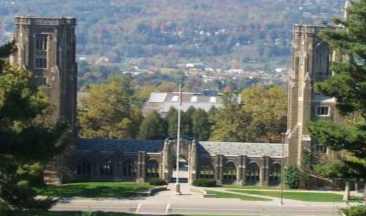
#> input picture img.ppm, 366 x 216 px
$ python from_img.py ../img.ppm   (older library calls are emulated)
#> lines starting #> are read from the running program, lines starting #| are printed output that depends on the picture
### circle detection/radsym.py
import math
import numpy as np
import cv2
import time

class RadSymTransform(object):
	def __init__(self, ray: int, minval: float = 0, maxval: float = 255):
		self.ray = ray
		self.minval = minval
		self.maxval = maxval

	def __call__(self, image):
		dx = cv2.Sobel(image, cv2.CV_16S, 1, 0, ksize=3, scale=1, delta=0, borderType=cv2.BORDER_DEFAULT)
		dy = cv2.Sobel(image, cv2.CV_16S, 0, 1, ksize=3, scale=1, delta=0, borderType=cv2.BORDER_DEFAULT)
		d = np.stack((dx, dy), axis=-1, out=np.empty((dx.shape[0], dx.shape[1], 2), dtype=np.float32))
		result = np.zeros(image.shape, np.uint16)
		mags = np.linalg.norm(d, axis=-1)
		inter = np.logical_and(self.minval < mags, mags < self.maxval)
		rows, cols = image.shape[:2]
		last = -1
		t0 = time.time()
		stime = time.time()
		for y in range(rows):
			p = int(y / rows * 100)
			if p != last:
				print(f"{p}% ({(time.time() - stime)*1000:.3f}ms)")
				last = p
				stime = time.time()
			for x in range(cols):
				if inter[y, x]:
					gx = float(dx[y, x])
					gy = float(dy[y, x])
					gMax = max(abs(gx), abs(gy))
					gx /= gMax
					gy /= gMax
					tx = int(x - self.ray * gx)
					ty = int(y - self.ray * gy)
					if (tx < 0) or (cols <= tx) or (ty < 0) or (rows <= ty):
						continue
					# print((y - gy, x - gx), (ty, tx), result.shape)
					idxsY = np.linspace(y - gy, ty, self.ray, endpoint=False, dtype=int)
					idxsX = np.linspace(x - gx, tx, self.ray, endpoint=False, dtype=int)
					result[idxsY, idxsX] += 1
		print(f"Timing for {self.ray}: {time.time() - t0}s")
		return result

### circle detection/from_img.py
import cv2
import numpy as np
from window import ImageWindow
from radsym import RadSymTransform
from sys import argv

# create an overlay image. You can use any image
background = np.ones((100,100,3),dtype='uint8')*255
iname = argv[1]


# read the frame
frame = cv2.imread(iname)
#> frame is the input picture: shape (216, 366, 3); mean B, G, R 106.1, 114.3, 109.2
for i in range(10, 110, 20):
	radSym = RadSymTransform(i, minval=10)

	grayImg = cv2.cvtColor(frame, cv2.COLOR_BGR2GRAY)
	frame = radSym(grayImg)
	frame = cv2.cvtColor(frame, cv2.COLOR_GRAY2BGR)
	cv2.imwrite(f'out_{i}.jpg', frame)
#> this loop made 5 passes
#> pass 1, `grayImg = cv2.cvtColor(frame, cv2.COLOR_BGR2GRAY)`:
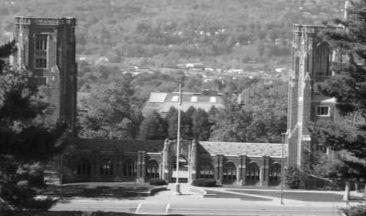
#> grayImg: shape (216, 366); min 7, max 252, mean 111.8
#> pass 1, in __call__, `dx = cv2.Sobel(image, cv2.CV_16S, 1, 0, ksize=3, scale=1, delta=0, bor..`:
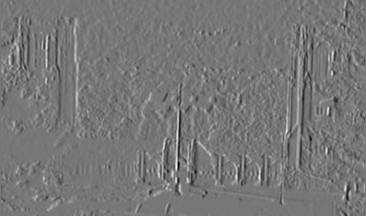
#> dx: shape (216, 366) int16; min -631, max 717, mean 0; drawn with min black and max white
#> pass 1, in __call__, `dy = cv2.Sobel(image, cv2.CV_16S, 0, 1, ksize=3, scale=1, delta=0, bor..`:
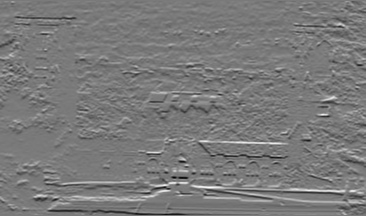
#> dy: shape (216, 366) int16; min -681, max 734, mean -1.6; drawn with min black and max white
#> pass 1, in __call__, `mags = np.linalg.norm(d, axis=-1)`:
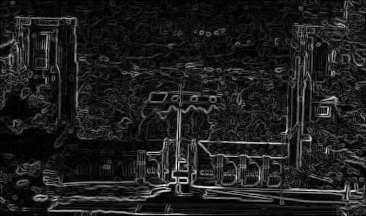
#> mags: shape (216, 366) float32; min 0, max 734, mean 89; drawn with min black and max white
#> after the loop:
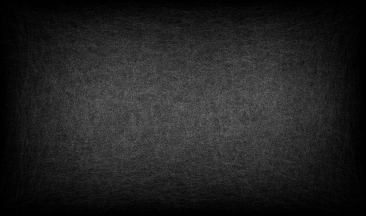
#> frame: shape (216, 366, 3) uint16; min 0, max 110, mean 33.9
#> after the loop:
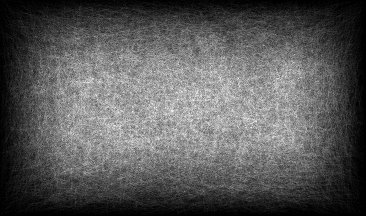
#> grayImg: shape (216, 366) uint16; min 0, max 94, mean 32.8; drawn with min black and max white
